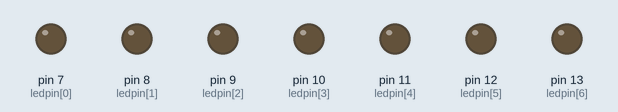
Bench run of a sketch on a simulated Arduino Uno, built with avr-gcc and run on an emulated ATmega328P. Shown: output pins drawn as LEDs (lit = HIGH).

Above: at 0.12 s.
At 0.87 s:
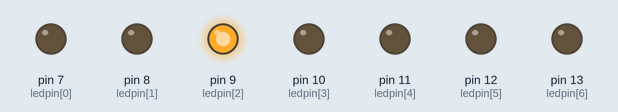
At 1.63 s:
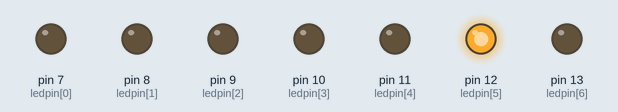
At 3.38 s:
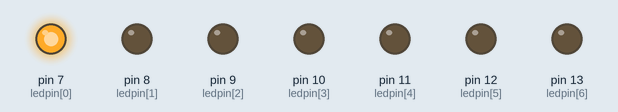
At 4.89 s:
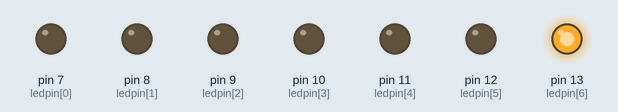
At 6.65 s:
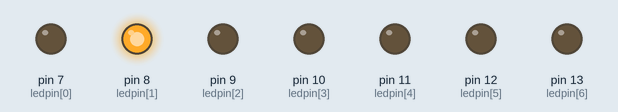
Timing chart, 0 to 7.0 s (numbered marks = the images above):
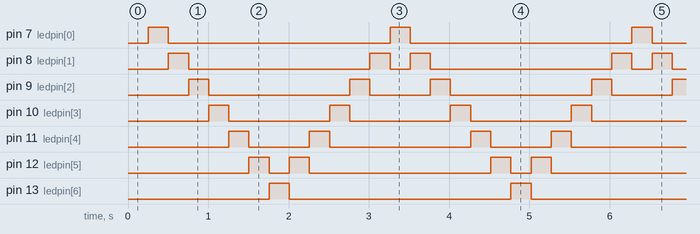

The sketch:

Programa_5.ino
```cpp
// Projeto 5 - Iluminação de Led Sequencial
byte ledpin[]={7, 8, 9, 10, 11, 12, 13}; //array com os pinos de cada led
int leddelay(250);
int direcao=1; // define a direção que a led vai ir
int ledAtual=0; // define o led que será acesso
unsigned long changeTime; //armazena o tempo

void setup() {
  //define toodos os pinos como saida
  for(int i=0; i<7; i++){
    pinMode(ledpin[i], OUTPUT);
  }
 changeTime = millis();
}

void loop() {
  //verifica se o tempo de cada iteração é maior que o tempo de delay
  if((millis()-changeTime)>leddelay){
    changeLED();
    changeTime=millis();
  }
}

void changeLED(){
  //apaga todas as leds
  for(int i=0;i<7; i++){
    digitalWrite(ledpin[i], LOW);
  }
  //acende a led atual
  digitalWrite(ledpin[ledAtual], HIGH);
  //incrementa para a prox iteração
  ledAtual+=direcao;
  //verifica se chegou no limite das leds para mudar a direção
  if(ledAtual==6)
    direcao= -1;
  if(ledAtual==0)
    direcao= 1;
}
```

Measured:
- by itself, pin 7 (ledpin[0]), pin 13 (ledpin[6]): alternates HIGH for 0.25 s and LOW for 2.8 s
- by itself, pin 8 (ledpin[1]): repeats every 3.0 s: LOW 2.3 s, HIGH 0.25 s, LOW 0.25 s, HIGH 0.25 s
- by itself, pin 9 (ledpin[2]): repeats every 3.0 s: LOW 1.8 s, HIGH 0.25 s, LOW 0.75 s, HIGH 0.25 s
- by itself, pin 10 (ledpin[3]): alternates HIGH for 0.25 s and LOW for 1.3 s
- by itself, pin 11 (ledpin[4]): repeats every 3.0 s: LOW 0.75 s, HIGH 0.25 s, LOW 1.8 s, HIGH 0.25 s
- by itself, pin 12 (ledpin[5]): repeats every 3.0 s: LOW 0.25 s, HIGH 0.25 s, LOW 2.3 s, HIGH 0.25 s
